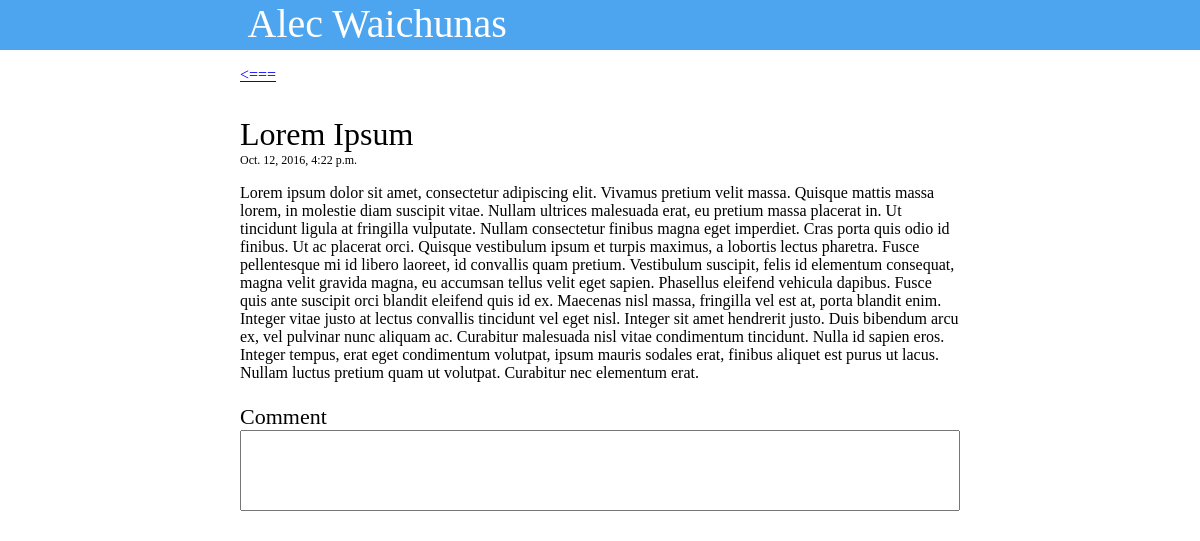
The page /blog/1/ on the database as committed earlier.
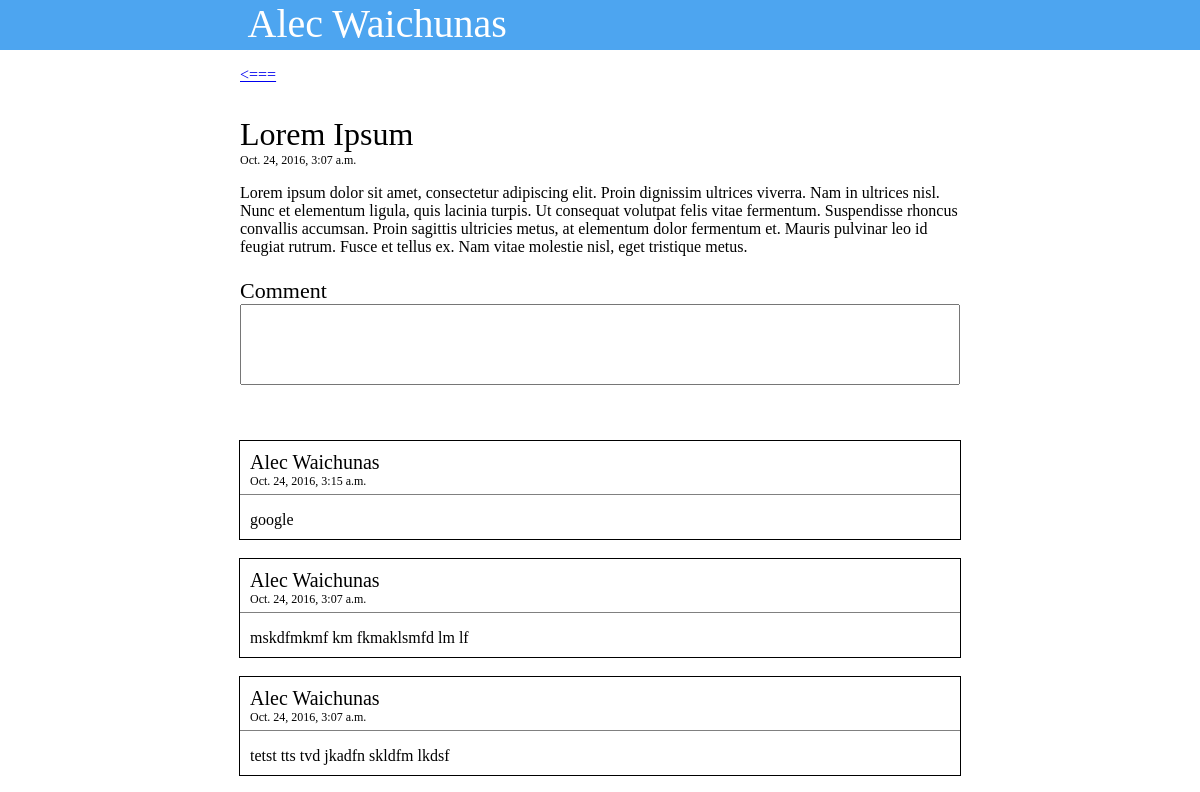
The same page on the database as committed later.
### App/models.py (models this page shows, shortened)
class Blog(models.Model):
    blog_title = models.CharField(max_length=100)
    blog_text = models.CharField(max_length=5000)
    blog_date = models.DateTimeField('date published')

class Comment(models.Model):
    comment_author = models.CharField(max_length=200)
    comment_text = models.CharField(max_length=5000)
    comment_date = models.DateTimeField('date published')
    blog = models.ForeignKey(Blog, on_delete=models.CASCADE)
    def __str__(self):
        return self.comment_author

### App/views.py (the view)
# urls.py: url(r'^blog/(?P<blog_id>[0-9]+)/$', views.blog_view, name='blog'),
def blog_view(request, blog_id):
    blog = get_object_or_404(Blog, pk=blog_id)
    if request.method == 'POST':
        comment_name = request.POST.get('comment_author', '')
        comment_text = request.POST.get('comment', '')
        comment = Comment(comment_author=comment_name, comment_text=comment_text, comment_date=datetime.datetime.today(), blog=blog)
        comment.save()
    comments = Comment.objects.all().filter(blog=blog).order_by('-comment_date')
    if comments is None:
        comments = {}
    print(comments)
    context = {
        'blog': blog,
        'comments': comments,
    }
    return render(request, 'blog.html', context)

### templates/blog.html (shortened to what this page needs)
{% extends 'base.html' %}
{% block content %}
    <p><a href="#"><===</a></p>
    <p class="blog_title"> {{ blog.blog_title }} </p>
    <p class="blog_date"> {{ blog.blog_date }} </p>
    <p class="blog_text"> {{ blog.blog_text }} </p>
    <p class="comment_heading">Comment</p>
    <form action="{% url 'blog' blog.id %}" class="comment_form" action="" method="post">
        <textarea class="comment_text" cols="150" rows="5" name="comment"></textarea><br>
        <input class="submit_comment" id="submit_button" type="submit" name="submit">
    </form>
    <br>
    {% for comment in comments %}
        <div class="blog_comment">
            <p class="blog_comment_name">{{ comment.comment_author }}</p>
            <p class="blog_comment_time">{{ comment.comment_date }}</p>
            <p class="blog_comment_text">{{ comment.comment_text }}</p>
        </div>
    {% endfor %}
{% endblock %}

### templates/base.html (shortened to what this page needs)
<html>
  {% include 'header.html' %}
    <body>
        <div class="header">
          <p class="header_text">Alec Waichunas</p>
        </div>
        <div class="space_header"></div>
        <div class="blog_body">
            <div class="page_content">
                {% block content %}
                {% endblock %}
            </div>
        </div>
    </body>
</html>

### templates/header.html
<head>
    <link rel="stylesheet" href="/static/css/main_style.css">
</head>

### App/static/css/main_style.css (style rules this page uses)
body { padding: 0; margin: 0; }
.header { position: fixed; width: 100%; top: 0; left: 0; background-color: #4DA5F0; height: 50px; }
.header_text { min-width: 600px; width: 60%; margin: auto; padding-left: 15px; color: #fff; text-align: left; font-size: 40px; }
.space_header { position: relative; width: 100%; margin: 0; background: inherit; height: 50px; }
.blog_body { min-width: 600px; width: 60%; margin: auto; }
.blog_title { font-size: 32px; padding-bottom: 0px; margin-bottom: 0px; }
.blog_date { font-size: 12px; padding-top: 0px; margin-top: 0px; }
.comment_heading { font-size: 22px; margin-bottom: 0px; }
.comment_form { width: 100%; }
.comment_text { width: 100%; resize: none; margin-top: 0; }
.blog_comment_name { margin-bottom: 0; padding-bottom: 0; font-size: 20px; }
.blog_comment_time { margin-top: 0; padding-top: 0; font-size: 12px; }
.blog_comment { outline: black solid 1px }
.blog_comment_name { padding: 10px; padding-bottom: 0px; }
.blog_comment_text { padding: 10px; padding-top: 0px; }
.blog_comment_time { padding: 10px; padding-top: 0px; padding-bottom: 5px; border-bottom: 1px solid grey; }
.submit_comment { background:transparent; border:none; outline:none; display:block; height: 0px; cursor:pointer; }

Rows that differ between the two databases and show on the page:
changed Blog "Lorem Ipsum": blog_date "Oct. 12, 2016, 4:22 p.m." → "Oct. 24, 2016, 3:07 a.m."; blog_text "…amet, consectetur adipiscing elit. Vivamus pretium velit massa. Quisque mattis massa lorem, in molestie diam suscipit vitae. Nullam ultrices malesuada erat, eu pretium massa placerat in. Ut tincidunt ligula at fringilla vulputate. Nullam consectetur finibus magna eget imperdiet. Cras porta quis odio id finibus. Ut ac placerat orci. Quisque vestibulum ipsum et turpis maximus, a lobortis lectus pharetra. Fusce pellentesque mi id libero laoreet, id convallis quam pretium. Vestibulum suscipit, felis id elementum consequat, magna velit gravida magna, eu accumsan tellus velit eget sapien. Phasellus eleifend vehicula dapibus. Fusce quis ante suscipit orci blandit eleifend quis id ex. Maecenas…" → "…amet, consectetur adipiscing elit. Proin dignissim ultrices viverra. Nam in ultrices nisl. Nunc et elementum ligula, quis lacinia turpis. Ut consequat volutpat felis vitae fermentum. Suspendisse rhoncus convallis accumsan. Proin sagittis ultricies metus, at elementum dolor fermentum et. Mauris pulvinar leo id feugiat rutrum. Fusce et tellus ex. Nam vitae molestie nisl, eget tristique metus."
added Comment: comment_author "Alec Waichunas", comment_date "Oct. 24, 2016, 3:15 a.m.", comment_text "google"
added Comment: comment_author "Alec Waichunas", comment_date "Oct. 24, 2016, 3:07 a.m.", comment_text "mskdfmkmf km fkmaklsmfd lm lf"
added Comment: comment_author "Alec Waichunas", comment_date "Oct. 24, 2016, 3:07 a.m.", comment_text "tetst tts tvd jkadfn skldfm lkdsf"
